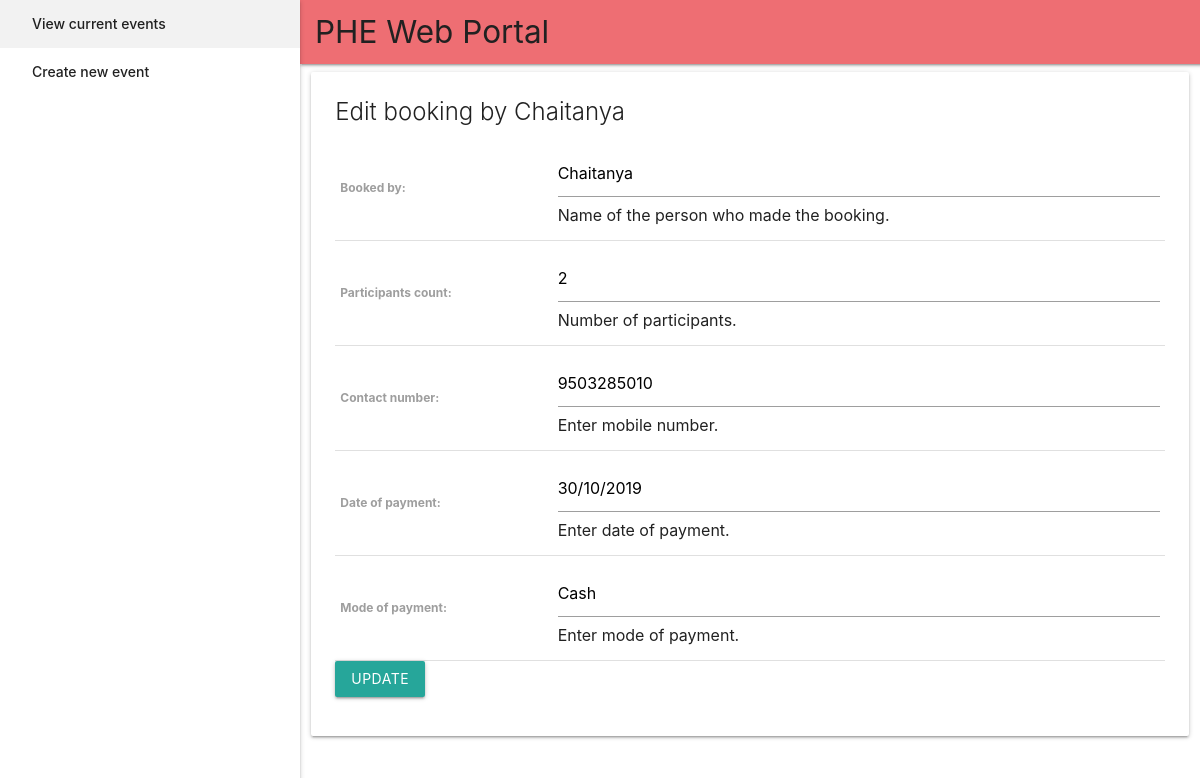
The app's page /portal/events/14/booking/48/edit with its own data.
### portal/models.py (models this page shows, shortened)
class Booking(models.Model):
    event = models.ForeignKey(Event, on_delete = models.CASCADE, related_name = 'bookings')
    time_stamp = models.DateTimeField(auto_now_add = True, help_text = 'Date on which booking was registered.')
    booked_by = models.CharField(max_length = 100, help_text = 'Name of the person who made the booking.')
    participants_count = models.PositiveIntegerField(help_text = 'Number of participants.')
    contact_number = models.PositiveIntegerField(help_text = 'Enter mobile number.', null = True, blank = True)
    date_of_payment = models.DateField(help_text = 'Date of payment.')
    mode_of_payment = models.CharField(max_length = 100, help_text = 'Enter mode of payment.')

### portal/views.py (the view)
# urls.py: path('events/<int:pk>/booking/<int:bk>/edit', views.edit_booking, name='booking-edit'),
def edit_booking(request, pk, bk):
    event = get_object_or_404(Event, pk=pk)
    booking = get_object_or_404(Booking, pk=bk)
    date = booking.date_of_payment
    booking.date_of_payment = date.strftime("%d/%m/%Y")
    if request.method == "POST":
        form = NewBookingForm(request.POST, instance = booking)
        if form.is_valid():
            booking = form.save()
            booking.save()
            return HttpResponseRedirect(reverse('event-detail', args=(event.pk,)))
    else:
        form = NewBookingForm(instance = booking)
    context = {
        'form' : form,
        'booking' : booking,
        'event' : event
        }
    return render(request, 'portal/booking_edit_form.html', context)

### portal/forms.py (shortened to what this page needs)
class NewBookingForm(ModelForm):
    class Meta:
        model = Booking
        exclude = ['event']
    date_of_payment = forms.DateField(
        widget = forms.TextInput(
                                attrs = {
                                    'class' : 'datepicker',
                                }
                            ),
        input_formats=('%d/%m/%Y', ),
        help_text = 'Enter date of payment.'
        )

### portal/templates/portal/booking_edit_form.html (shortened to what this page needs)
{% extends "base_generic.html" %}
{% block content %}
    <span class="card-title">Edit booking by {{booking.booked_by}}</span>
    <form action="" method="post">
    <table>
        {{ form.as_table }}
    </table>
    <button class="btn waves-effect waves-light" type="submit" name="action">Update</button>
    </form>
{% endblock %}

### records on screen
Booking: booked_by "Chaitanya", participants_count "2", contact_number "9503285010", date_of_payment "30/10/2019", mode_of_payment "Cash"
